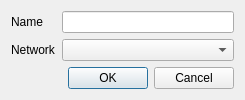
<?xml version="1.0" encoding="UTF-8"?>
<ui version="4.0">
 <class>dialogNewCont</class>
 <widget class="QDialog" name="dialogNewCont">
  <property name="geometry">
   <rect>
    <x>0</x>
    <y>0</y>
    <width>245</width>
    <height>99</height>
   </rect>
  </property>
  <property name="sizePolicy">
   <sizepolicy hsizetype="Fixed" vsizetype="Fixed">
    <horstretch>0</horstretch>
    <verstretch>0</verstretch>
   </sizepolicy>
  </property>
  <property name="maximumSize">
   <size>
    <width>245</width>
    <height>99</height>
   </size>
  </property>
  <property name="windowTitle">
   <string>Dialog</string>
  </property>
  <layout class="QGridLayout" name="gridLayout">
   <item row="0" column="0">
    <widget class="QLabel" name="label">
     <property name="text">
      <string>Name</string>
     </property>
    </widget>
   </item>
   <item row="0" column="1">
    <widget class="QLineEdit" name="lineEdit"/>
   </item>
   <item row="1" column="0">
    <widget class="QLabel" name="label_2">
     <property name="text">
      <string>Network</string>
     </property>
    </widget>
   </item>
   <item row="1" column="1">
    <widget class="QComboBox" name="comboBox"/>
   </item>
   <item row="2" column="1">
    <widget class="QDialogButtonBox" name="buttonBox">
     <property name="sizePolicy">
      <sizepolicy hsizetype="Expanding" vsizetype="MinimumExpanding">
       <horstretch>0</horstretch>
       <verstretch>0</verstretch>
      </sizepolicy>
     </property>
     <property name="orientation">
      <enum>Qt::Horizontal</enum>
     </property>
     <property name="standardButtons">
      <set>QDialogButtonBox::Cancel|QDialogButtonBox::Ok</set>
     </property>
    </widget>
   </item>
  </layout>
 </widget>
 <resources/>
 <connections/>
</ui>
